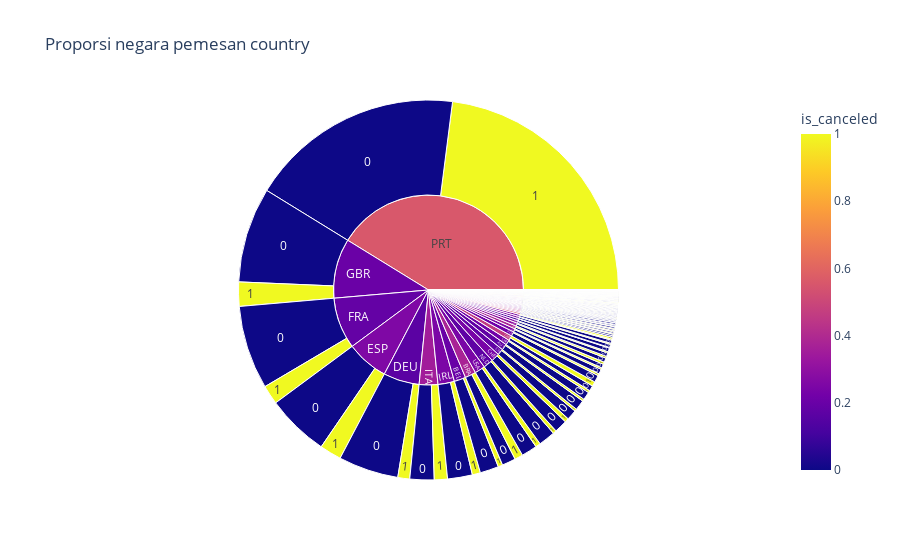

Notebook code for this chart:
### Markdown cell above
saya akan hapus kolom Country dari dataset saya, dimana alasan kolom Country dihapus adalah untuk supaya analisa yang saya lakukan dan juga model ML yang nanti saya akan buat, tidak melakukan diskriminasi terhadap Country. 

Dimana semestinya, Country tidak mempengaruhi/membedakan mana pelanggan yang akan meng cancel dan tidak.

### Code cell
for i in ['country']:
    fig=px.sunburst(df,path=[i,'is_canceled'],color='is_canceled', title=f'Proporsi negara pemesan {i}')
    fig.show()

### Figure 1 — Plotly figure (JSON) as saved in the notebook; plotly's stock layout.template omitted (floating-point values rounded to 4 significant figures; data arrays with more than 128 entries replaced by an {"elided": "..."} marker saying what was removed)
{"data": [{"branchvalues": "total", "customdata": {"elided": "430x1 float values"}, "domain": {"x": [0, 1], "y": [0, 1]}, "hovertemplate": "labels=%{label}<br>count=%{value}<br>parent=%{parent}<br>id=%{id}<br>is_canceled=%{color}<extra></extra>", "ids": {"elided": "430 str values"}, "labels": {"elided": "430 str values"}, "marker": {"coloraxis": "coloraxis", "colors": {"elided": "430 float values"}}, "name": "", "parents": {"elided": "430 str values"}, "type": "sunburst", "values": {"elided": "430 int values"}}], "layout": {"coloraxis": {"colorbar": {"title": {"text": "is_canceled"}}, "colorscale": [[0, "#0d0887"], [0.1111, "#46039f"], [0.2222, "#7201a8"], [0.3333, "#9c179e"], [0.4444, "#bd3786"], [0.5556, "#d8576b"], [0.6667, "#ed7953"], [0.7778, "#fb9f3a"], [0.8889, "#fdca26"], [1, "#f0f921"]]}, "legend": {"tracegroupgap": 0}, "title": {"text": "Proporsi negara pemesan country"}}}
